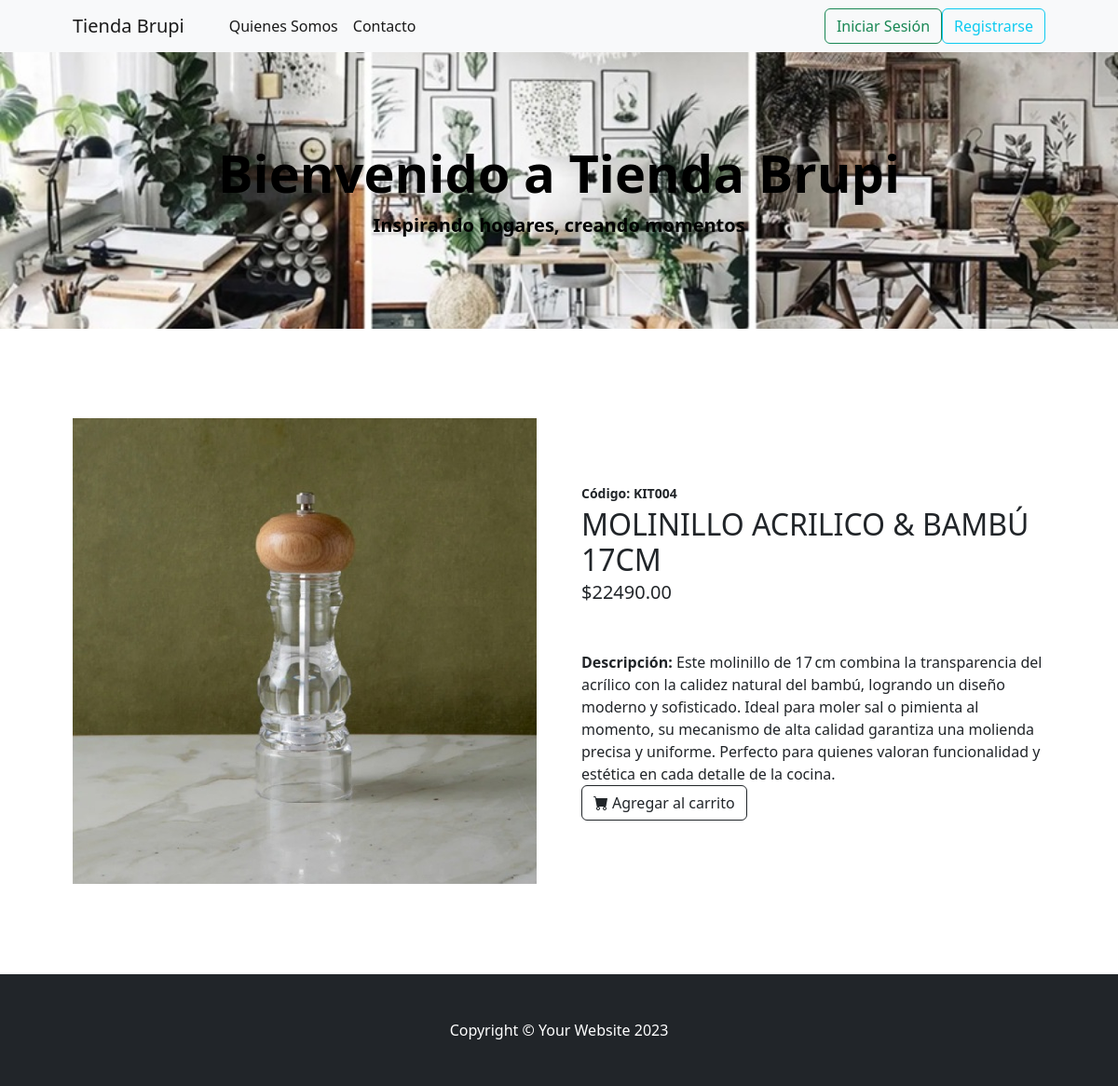
Screenshot of /AppProducto/productos/7 with the database file from the repository.
### AppProducto/models.py (models this page shows, shortened)
class Producto(models.Model):
    cod = models.CharField(max_length=20, unique=True)
    categoria = models.CharField(max_length=50)
    nombre = models.CharField(max_length=100)
    precio = models.DecimalField(max_digits=10, decimal_places=2)
    descripcion = models.TextField(blank=True)
    stock = models.PositiveIntegerField()
    imagen = models.ImageField(upload_to='productos/', blank=True, null=True)

### AppProducto/views.py (the view)
# urls.py: path('productos/<int:id>', views.vista_productos, name='vista_productos'),
def vista_productos(request, id):
    producto = get_object_or_404(Producto, id=id)
    return render(request, 'AppProducto/detalle.html', {'producto': producto})

### AppProducto/template/AppProducto/detalle.html
{% extends "AppCliente/padre.html" %}
{% load static %}
{% block contenido %}
<section class="py-5">
            <div class="container px-4 px-lg-5 my-5">
                <div class="row gx-4 gx-lg-5 align-items-center">
                    <div class="col-md-6">
                        <img class="card-img-top" src="{% static 'AppCliente/assets/img/'|add:producto.cod|add:'.jpg' %}" alt="{{ producto.nombre }}" />
                    </div>
                    <div class="col-md-6">
                        <div class="small mb-1">
                            <strong>Código: {{ producto.cod }} </strong>
                        </div>
                        <h2 class="card-title">{{ producto.nombre }}</h2>
                        <div class="fs-5 mb-5">
                            <span>${{ producto.precio }}</span>
                        </div>
                            <strong>Descripción:</strong> {{ producto.descripcion }}
                        <div class="d-flex">
                            <a class="btn btn-outline-dark mt-auto" href="{% url 'agregar_al_carrito' producto.id %}"><i class="bi-cart-fill me-1"></i>Agregar al carrito</a>
                        </div>
                    </div>
                </div>
            </div>
        </section>
{% endblock %}

### rows the page displays
Producto: cod (picture), cod "KIT004", nombre "MOLINILLO ACRILICO & BAMBÚ 17CM", precio "22490.00", descripcion "Este molinillo de 17 cm combina la transparencia del acrílico con la calidez natural del bambú, logrando un diseño moderno y sofisticado. Ideal para moler sal o pimienta al momento, su mecanismo de alta calidad garantiza una molienda precisa y uniforme. Perfecto para quienes valoran funcionalidad y estética en cada detalle de la cocina."
